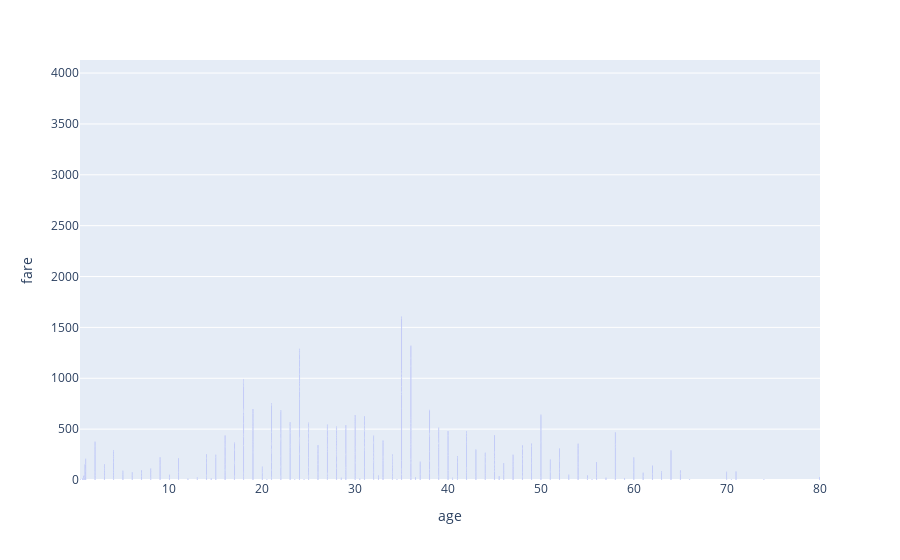

Notebook cell for this chart:
### Code cell
fig = px.bar(df, x="age", y="fare")
fig.show()

### Figure 1 — Plotly figure (JSON) as saved in the notebook; plotly's stock layout.template omitted (floating-point values rounded to 4 significant figures; data arrays with more than 128 entries replaced by an {"elided": "..."} marker saying what was removed)
{"data": [{"alignmentgroup": "True", "hovertemplate": "age=%{x}<br>fare=%{y}<extra></extra>", "legendgroup": "", "marker": {"color": "#636efa", "pattern": {"shape": ""}}, "name": "", "offsetgroup": "", "orientation": "v", "showlegend": false, "textposition": "auto", "type": "bar", "x": {"elided": "891 float values"}, "xaxis": "x", "y": {"elided": "891 float values"}, "yaxis": "y"}], "layout": {"barmode": "relative", "legend": {"tracegroupgap": 0}, "margin": {"t": 60}, "xaxis": {"anchor": "y", "domain": [0, 1], "title": {"text": "age"}}, "yaxis": {"anchor": "x", "domain": [0, 1], "title": {"text": "fare"}}}}
